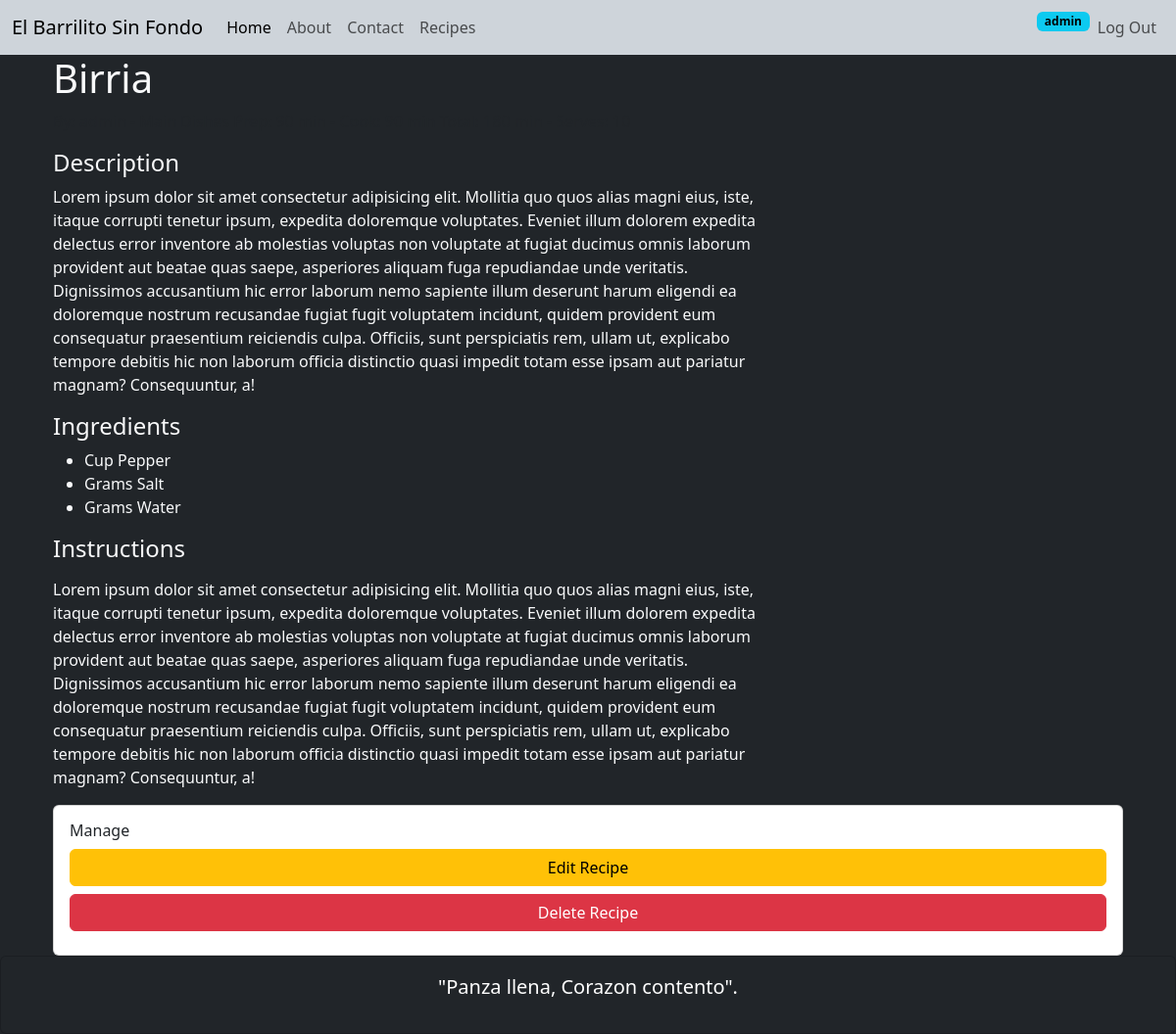
The app's page /recipe/birria/ (signed in) with its own data.
### recipes/models.py (models this page shows, shortened)
class Recipe(models.Model):
    STATUS_CHOICES = [
        ('draft','Draft'),
        ('published', 'Published'),
    ]
    title= models.CharField(max_length=200)
    slug= models.SlugField(max_length=200, unique=True, blank=True)
    description = models.TextField()
    instructions = models.TextField()
    prep_time = models.PositiveIntegerField(help_text="Time in minutes")
    cook_time = models.PositiveIntegerField(help_text="Time in minutes")
    servings = models.PositiveIntegerField(default=2)
    image = models.ImageField(
        upload_to=recipe_image_path,
        blank=True,
        null=True
    )
    author = models.ForeignKey(
        User,
        on_delete=models.CASCADE,
        related_name="recipes"
    )
    category = models.ForeignKey(
        Category,
        on_delete=models.SET_NULL,
        null=True,
        blank=True,
        related_name='recipes'
    )
    ingredients = models.ManyToManyField(
        Ingredient,
        through='RecipeIngredient',
        related_name='recipes'
    )
    status = models.CharField(
        max_length=10,
        choices=STATUS_CHOICES,
        default='draft'
    )
    created_at = models.DateTimeField(auto_now_add=True)
    updated_at = models.DateTimeField(auto_now=True)
    class Meta:
        verbose_name = 'Recipe'
        verbose_name_plural = 'Recipes'
        ordering = ['-created_at']
    @property
    def total_time(self):
        return self.prep_time + self.cook_time

class RecipeIngredient(models.Model):
    UNIT_CHOICES = [
        ('cup', 'Cup'),
        ('tbsp', 'Tablespoon'),
        ('tsp', 'Teaspoon'),
        ('g', 'Grams'),
        ('kg', 'Kilograms'),
        ('ml', 'Milliliters'),
        ('l', 'Liters'),
        ('oz', 'Ounces'),
        ('lb', 'Pounds'),
        ('piece', 'Piece'),
        ('pinch', 'Pinch'),
        ('to_taste', 'To taste'),
    ]
    recipe = models.ForeignKey(
        'Recipe',
        on_delete=models.CASCADE,
        related_name='recipe_ingredients')
    ingredient = models.ForeignKey(
        Ingredient,
        on_delete=models.PROTECT,
        related_name='recipe_ingredients')
    quantity = models.DecimalField(
        max_digits=6,
        decimal_places=2,
        null=True,
        blank=True)
    unit = models.CharField(
        max_length=20,
        choices=UNIT_CHOICES,
        blank=True)
    notes = models.CharField(max_length=200, blank=True)
    class Meta:
        verbose_name = "Recipe Ingredient"
        verbose_name_plural = "Recipe Ingredients"
        unique_together = ('recipe', 'ingredient')

class Ingredient(models.Model):
    name = models.CharField(max_length=150, unique=True)
    description = models.TextField(blank=True)
    class Meta:
        verbose_name = "Ingredient"
        verbose_name_plural = "Ingredients"
        ordering = ['name']

### recipes/views.py (the view)
# urls.py: path('<slug:slug>/', RecipeDetailsView.as_view(), name='recipe_detail'),
class RecipeDetailsView(DetailView):
    model = Recipe
    template_name = 'recipes/detail.html'
    context_object_name = 'recipe'
    slug_field = 'slug'
    slug_url_kwarg = 'slug'
    def get_queryset(self):
        return Recipe.objects.select_related('author', 'category').prefetch_related('recipe_ingredients__ingredient')

### recipes/models.py (called while the page is built)
    def __str__(self):
        return self.name

### templates/recipes/detail.html (shortened to what this page needs)
{% extends 'base.html' %}
{% block content %}
    <div class="container md-4">
        <div class="row">
            <div class="col-md-8">
                <h1>{{ recipe.title }}</h1>
                <p class="text-muted">
                </p>
                <h4>Description</h4>
                <p>{{ recipe.description }}</p>
                <h4>Ingredients</h4>
                <ul>
                    {% for item in recipe.recipe_ingredients.all %}
                        <li>
                            {% if item.unit %}{{ item.get_unit_display }}{% endif %}
                            {{ item.ingredient.name }}
                        </li>
                    {% endfor %}
                </ul>
                <h4>Instructions</h4>
                <p>{{ recipe.instructions|linebreaks }}</p>
            </div>
            {% if user == recipe.author %}
            <div class="clo-md-4">
                <div class="card">
                    <div class="card-body">
                        <h6 class="card-title">Manage</h6>
                        <a href="{% url 'recipe_update' recipe.slug %}" class=" btn btn-warning w-100 mb-2">Edit Recipe</a>
                        <a href="{% url 'recipe_delete' recipe.slug %}" class=" btn btn-danger w-100 mb-2">Delete Recipe</a>
                    </div>
                </div>
            </div>
            {% endif %}
        </div>
    </div>
{% endblock %}

### templates/navbar.html (shortened to what this page needs)
<nav class="navbar navbar-expand-lg bg-dark-subtle">
  <div class="container-fluid">
    <a class="navbar-brand" href="{% url 'home' %}">El Barrilito Sin Fondo</a>
    <div class="collapse navbar-collapse" id="navbarSupportedContent">
      <ul class="navbar-nav me-auto mb-2 mb-lg-0">
        <li class="nav-item">
          <a class="nav-link active" aria-current="page" href="{% url 'home' %}">Home</a>
        </li>
        <li class="nav-item">
          <a class="nav-link" href="{% url 'about' %}">About</a>
        </li>
        <li class="nav-item">
          <a class="nav-link" href="{% url 'contact' %}">Contact</a>
        </li>
        <li class="nav-item">
          <a class="nav-link" href="{% url 'recipe_list' %}">Recipes</a>
        </li>
      </ul>
      <div class="d-flex">
        <ul class="navbar-nav me-auto mb-2 mb-lg-0">
          {% if user.is_authenticated %}
            <div>
              <span class="badge text-bg-info">{{ user.username }}</span>
            </div>
            <li class="nav-item">
              <form action="{% url 'logout' %}" method="post">
                <input type="submit" value="Log Out" class="nav-link">
              </form>
            </li>
          {% endif %}
        </ul>
      </div>
    </div>
  </div>
</nav>

### records on screen
Recipe: title "Birria", description "Lorem ipsum dolor sit amet consectetur adipisicing elit. Mollitia quo quos alias magni eius, iste, itaque corrupti tenetur ipsum, expedita doloremque voluptates. Eveniet illum dolorem expedita delectus error inventore ab molestias voluptas non voluptate at fugiat ducimus omnis laborum provident aut beatae quas saepe, asperiores aliquam fuga repudiandae unde veritatis. Dignissimos accusantium hic error laborum nemo sapiente illum deserunt harum eligendi ea doloremque nostrum recusandae fugiat fugit voluptatem incidunt, quidem provident eum consequatur praesentium reiciendis culpa. Officiis, sunt perspiciatis rem, ullam ut, explicabo tempore debitis hic non laborum officia distinctio quasi…", instructions "Lorem ipsum dolor sit amet consectetur adipisicing elit. Mollitia quo quos alias magni eius, iste, itaque corrupti tenetur ipsum, expedita doloremque voluptates. Eveniet illum dolorem expedita delectus error inventore ab molestias voluptas non voluptate at fugiat ducimus omnis laborum provident aut beatae quas saepe, asperiores aliquam fuga repudiandae unde veritatis. Dignissimos accusantium hic error laborum nemo sapiente illum deserunt harum eligendi ea doloremque nostrum recusandae fugiat fugit voluptatem incidunt, quidem provident eum consequatur praesentium reiciendis culpa. Officiis, sunt perspiciatis rem, ullam ut, explicabo tempore debitis hic non laborum officia distinctio quasi…"
RecipeIngredient: unit "Cup", ingredient.name "Pepper"
RecipeIngredient: unit "Grams", ingredient.name "Salt"
RecipeIngredient: unit "Grams", ingredient.name "Water"

### other values on screen
{{ user.username }} "admin"
